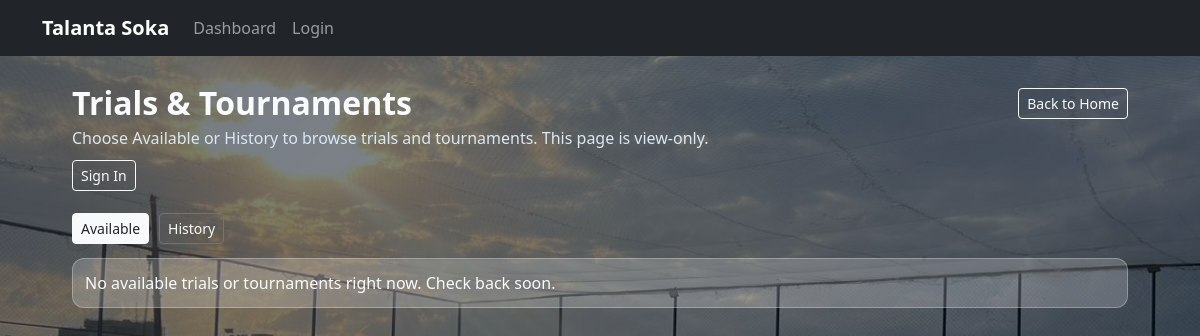
Page /opportunities/browse/ on the earlier database version.
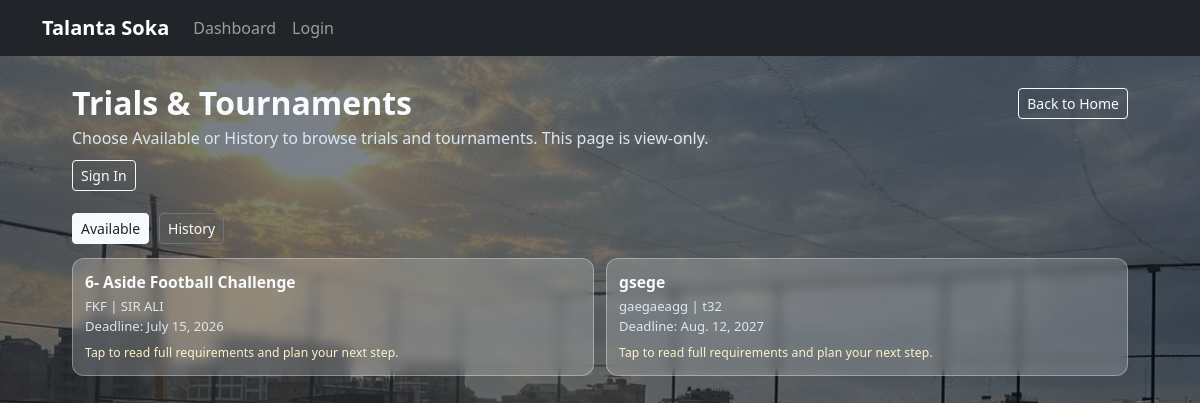
Same page on the later database version.
### opportunities/models.py (models this page shows, shortened)
class Opportunity(models.Model):
	scout = models.ForeignKey(
		settings.AUTH_USER_MODEL,
		on_delete=models.CASCADE,
		related_name='posted_opportunities',
	)
	title = models.CharField(max_length=150)
	organization = models.CharField(max_length=150)
	description = models.TextField()
	poster_image = models.ImageField(upload_to='opportunity_posters/', blank=True, null=True)
	location = models.CharField(max_length=120)
	deadline = models.DateField()
	max_applications = models.PositiveIntegerField(blank=True, null=True)
	is_active = models.BooleanField(default=True)
	created_at = models.DateTimeField(auto_now_add=True)
	updated_at = models.DateTimeField(auto_now=True)
	class Meta:
		ordering = ['-created_at']

### opportunities/views.py (the view)
# urls.py: path('browse/', views.public_opportunities, name='public_opportunities'),
def public_opportunities(request):
	_auto_expire_passed_deadline_opportunities()
	selected_view = request.GET.get('view', 'available').strip().lower()
	if selected_view not in {'available', 'history'}:
		selected_view = 'available'
	available_opportunities = Opportunity.objects.filter(is_active=True).order_by('deadline', '-created_at')
	history_opportunities = Opportunity.objects.filter(is_active=False).order_by('-updated_at', '-created_at')
	return render(
		request,
		'opportunities/public_opportunities.html',
		{
			'available_opportunities': available_opportunities,
			'history_opportunities': history_opportunities,
			'selected_view': selected_view,
		},
	)

### opportunities/views.py (called while the page is built)
def _auto_expire_passed_deadline_opportunities():
	today = timezone.localdate()
	Opportunity.objects.filter(is_active=True, deadline__lt=today).update(is_active=False)

### templates/opportunities/public_opportunities.html (shortened to what this page needs)
{% extends 'base.html' %}
{% load static %}
{% block content %}
<section class="trials-shell">
    <div class="trials-page">
            <div class="d-flex justify-content-between align-items-center mb-1 flex-wrap gap-2">
                <h2 class="trials-heading mb-0">Trials & Tournaments</h2>
                <a href="{% url 'home' %}" class="btn btn-outline-light btn-sm">Back to Home</a>
            </div>
            <p class="trials-subtext mb-2">Choose Available or History to browse trials and tournaments. This page is view-only.</p>
            <div class="trials-cta">
                <a href="{% url 'login' %}" class="btn btn-outline-light btn-sm">Sign In</a>
            </div>
            <div class="trials-switch">
                <a href="{% url 'public_opportunities' %}?view=available" class="btn btn-sm {% if selected_view == 'available' %}btn-light text-dark{% else %}btn-outline-light{% endif %}">Available</a>
                <a href="{% url 'public_opportunities' %}?view=history" class="btn btn-sm {% if selected_view == 'history' %}btn-secondary{% else %}btn-outline-secondary text-light{% endif %}">History</a>
            </div>
            {% if selected_view == 'available' %}
            {% if available_opportunities %}
                <div class="trials-grid">
                    {% for opportunity in available_opportunities %}
                        <div class="trial-card">
                            <button
                                class="trial-summary-btn"
                                type="button"
                                data-bs-toggle="collapse"
                                data-bs-target="#trial-{{ opportunity.id }}"
                                aria-expanded="false"
                                aria-controls="trial-{{ opportunity.id }}"
                            >
                                <div class="trial-summary-title">{{ opportunity.title }}</div>
                                <div class="trial-summary-meta">{{ opportunity.organization }} | {{ opportunity.location }}</div>
                                <div class="trial-summary-meta">Deadline: {{ opportunity.deadline }}</div>
                                <div class="trial-summary-note">Tap to read full requirements and plan your next step.</div>
                            </button>
                        </div>
                    {% endfor %}
                </div>
            {% else %}
                <div class="empty-note">No available trials or tournaments right now. Check back soon.</div>
            {% endif %}
            {% endif %}
    </div>
</section>
{% endblock %}

Differences in the rows shown:
added Opportunity: title "6- Aside Football Challenge", organization "FKF", location "SIR ALI", deadline "July 15, 2026"
added Opportunity: title "gsege", organization "gaegaeagg", location "t32", deadline "Aug. 12, 2027"
Other differences:
text no longer shown: "No available trials or tournaments right now. Check back soon."
